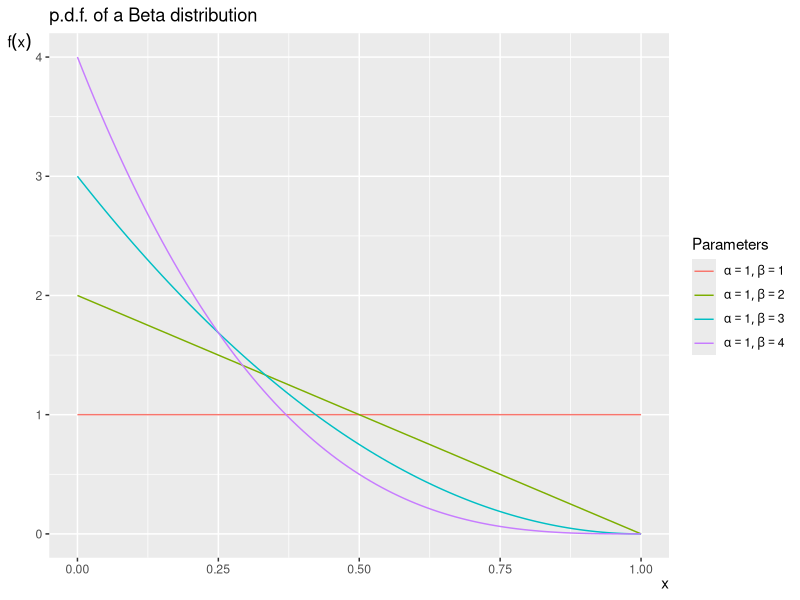
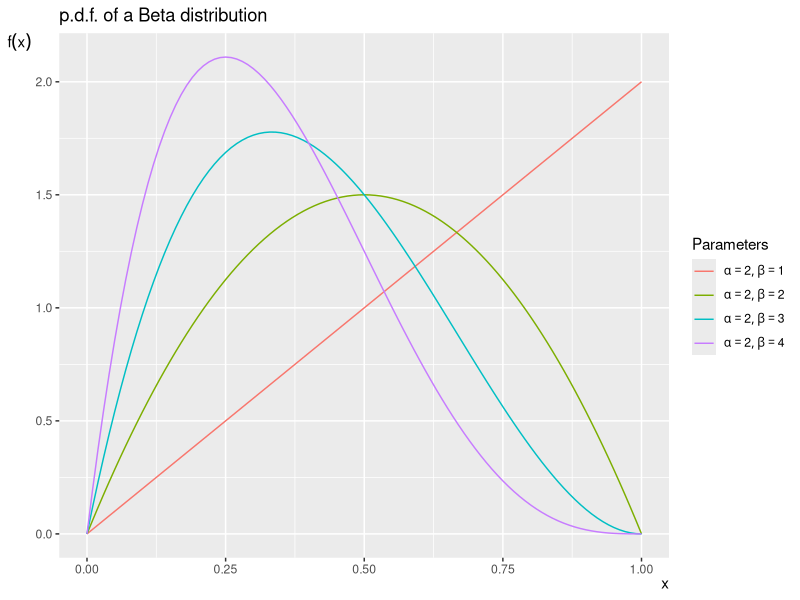
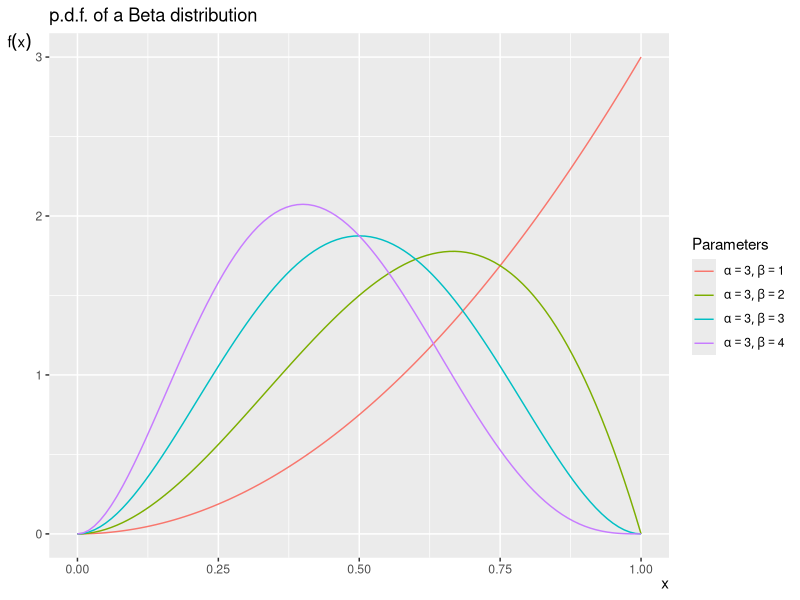

Generate these figures, in order, with R:
## ---- chunk 1
#suppress the warnings and other messages from showing in the knitted file.
knitr::opts_chunk$set(fig.width=8, fig.height=6, fig.path='Figs/',
                      echo=TRUE, warning=FALSE, message=FALSE)
## ---- chunk 2
library(ggplot2)
library(reshape2)
## ---- chunk 3
x = seq(0, 1, 0.01)

for (alpha in c(1, 2, 3)) {
  df = data.frame(x = x, 
                  f_1_1 = dbeta(x, alpha, 1),
                  f_1_2 = dbeta(x, alpha, 2),
                  f_1_3 = dbeta(x, alpha, 3),
                  f_1_4 = dbeta(x, alpha, 4)
                  )
  df2 = melt(df, id.vars = x)
  print(
  ggplot(aes(x = x,y = value, color = variable), data = df2) +
    geom_line() +
    ggtitle('p.d.f. of a Beta distribution') +
    xlab(expression(x)) +
    ylab(expression(f(x))) +
    theme(axis.title.y = element_text(angle = 0, vjust = 1),
          axis.title.x = element_text(angle = 0, hjust = 1)
          ) +
    scale_color_discrete(name = 'Parameters', 
                         breaks = c('f_1_1', 'f_1_2', 'f_1_3', 'f_1_4'),
                         labels = c(bquote(list(alpha == .(alpha), beta == 1)), 
                                    bquote(list(alpha == .(alpha), beta == 2)), 
                                    bquote(list(alpha == .(alpha), beta == 3)), 
                                    bquote(list(alpha == .(alpha), beta == 4))))
  )
}
## ---- chunk 4
#demo(plotmath)
